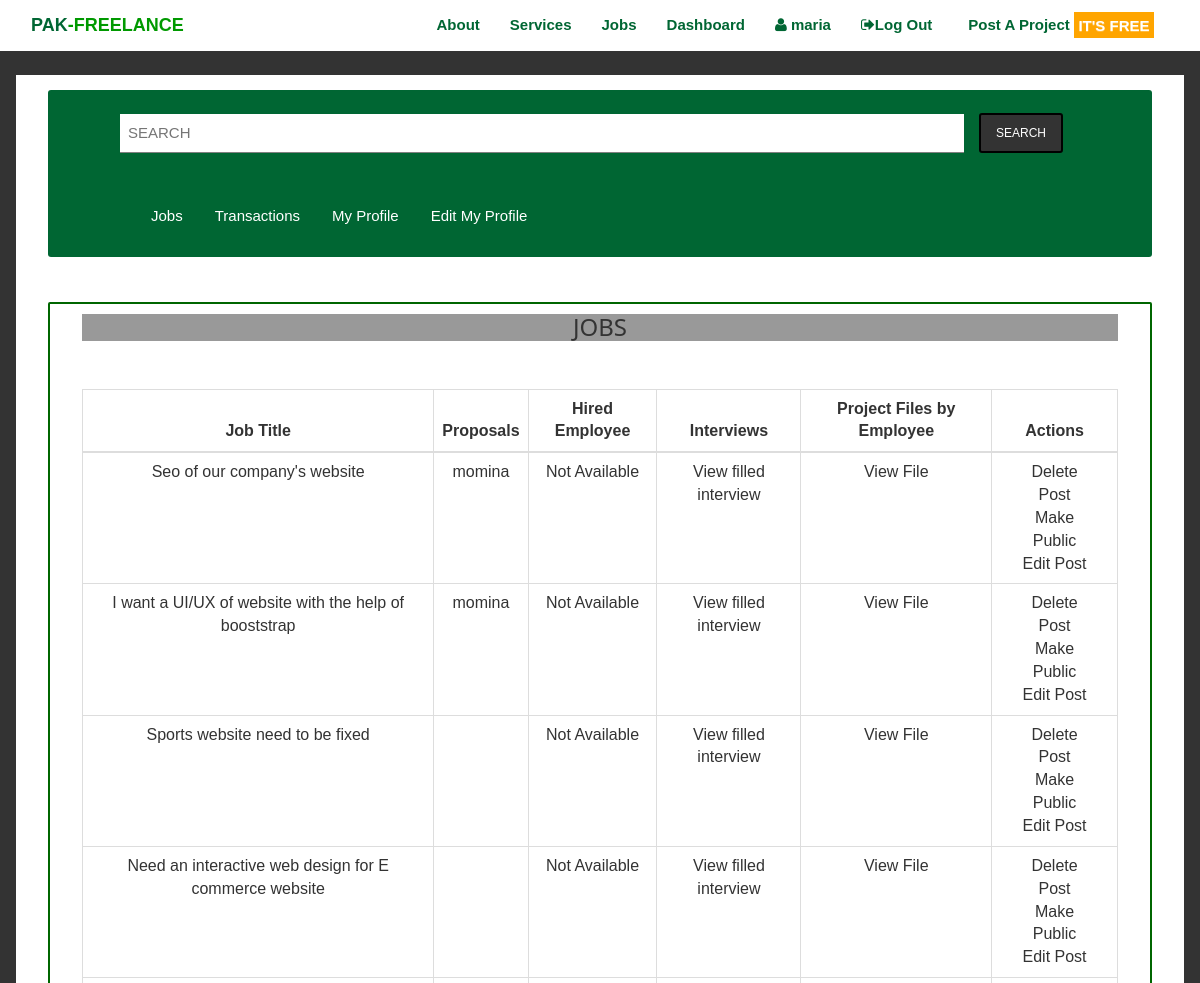
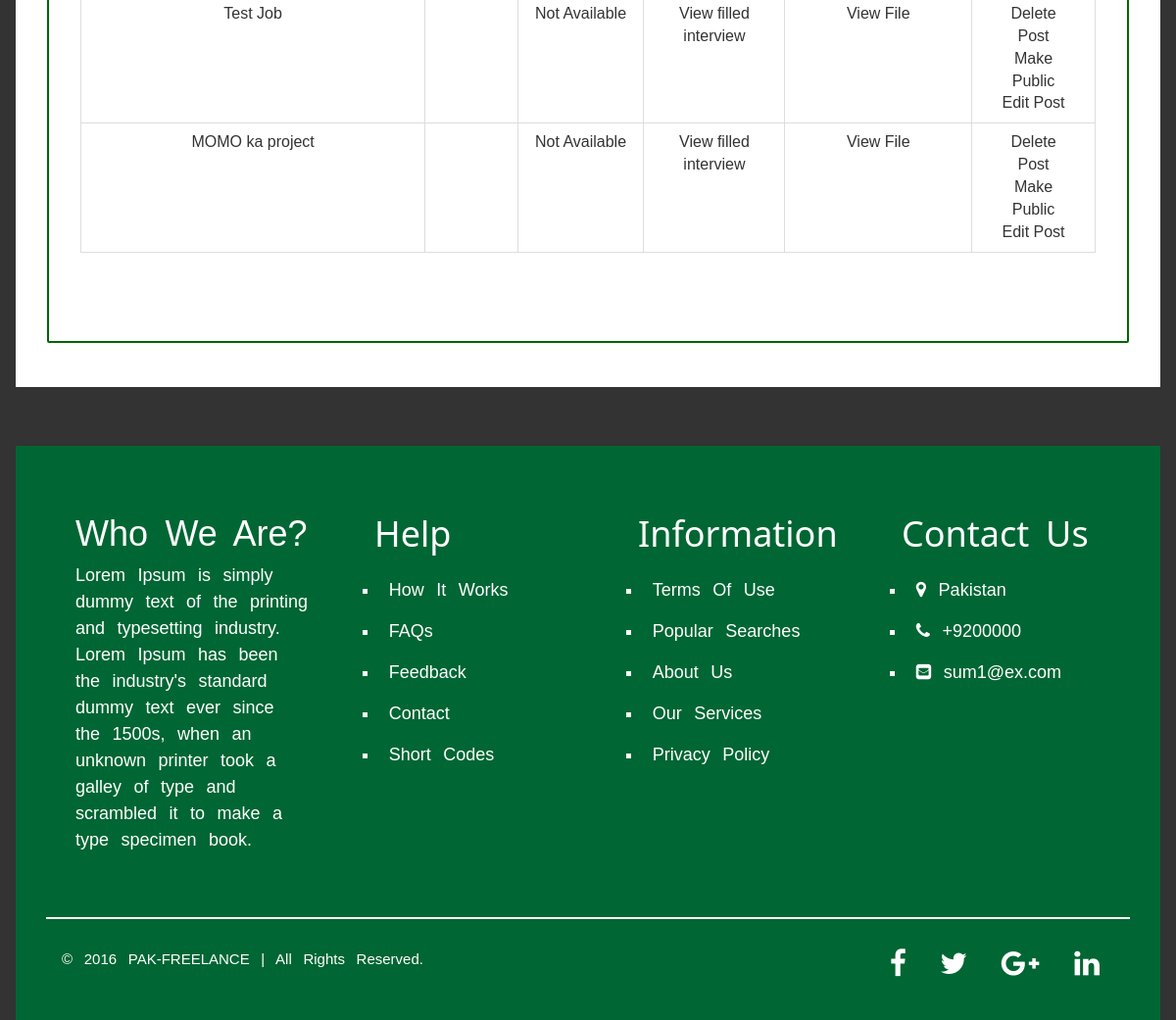
Page /views/client-dashboard-jobs.php (signed in) on the committed database (2 pictures, top to bottom).
### tables this page shows
CREATE TABLE `jobs` (
  `id` int(20) NOT NULL,
  `user_id` int(11) NOT NULL,
  `title` text,
  `catagory` int(20) NOT NULL,
  `skills` text,
  `price_from` int(20) DEFAULT NULL,
  `price_to` int(20) DEFAULT NULL,
  `description` text,
  `career_level` varchar(255) DEFAULT NULL,
  `payment_method` enum('fixed','hourly') NOT NULL,
  `duration` varchar(500) NOT NULL,
  `commitment` varchar(500) NOT NULL,
  `is_deleted` tinyint(1) DEFAULT NULL,
  `status` enum('active','inactive') DEFAULT NULL
);

CREATE TABLE `job_application` (
  `id` int(11) NOT NULL,
  `job_id` int(11) NOT NULL,
  `user_id` int(11) NOT NULL,
  `name_job` text NOT NULL,
  `milestone` text NOT NULL,
  `price` int(11) NOT NULL,
  `description` text NOT NULL,
  `card_number` varchar(255) NOT NULL
);

CREATE TABLE `users` (
  `id` int(11) NOT NULL,
  `full_name` varchar(300) NOT NULL,
  `user_type` enum('client','employee') NOT NULL,
  `email` varchar(300) NOT NULL,
  `password` varchar(300) NOT NULL,
  `description` text NOT NULL,
  `skills` text NOT NULL,
  `company` text NOT NULL,
  `cnic` varchar(500) DEFAULT NULL,
  `credit_card` varchar(500) DEFAULT NULL,
  `phone` varchar(500) DEFAULT NULL,
  `status` enum('inactive','active') NOT NULL DEFAULT 'active',
  `is_deleted` tinyint(1) UNSIGNED ZEROFILL NOT NULL
);

### views/client-dashboard-jobs.php (the view, shortened to what this page needs)
<?PHP
include("header.php"); ?>
    <html xmlns="http://www.w3.org/1999/html">
    <body style="background-color: #333;">
    <section class="w3-container" style="background-color:white !important; margin-top:5em; padding-bottom:3em;">
        <div class="w3-container">
            <div class="w3-container"
                 style="background-color:#063 !important; display:block; border-radius:3px; margin-top:1em; padding-bottom:1em;">
                <ul class="M-No-Style-List" style=" text-decoration:none !important; padding-top:1em;">
                    <li>
                        <div>
                            <form class="w3-form col-sm-10">
                                <input class="w3-input" placeholder="SEARCH" type="search">
                            </form>
                        </div>
                    </li>
                    <li style="padding-top:0.5em;" class="col-sm-2">
                        <button class="btn-small M-button-Grey-to-white M-UniversalBtn btn-sm"><a
                                    style="font-family: Arial" class="M-Universal-Link" href="#"
                                    name="Search">SEARCH</a></button>
                    </li>
                    <?php
                    if (!empty($_SESSION)) {
                        if ($_SESSION['user_type'] == 'employee') {
                            include("employee-green-menu.php");
                        }
                        elseif ($_SESSION['user_type'] == 'client') {
                            include("client-green-menu.php");
                        }
                    }
                    ?>
                </ul>
            </div>
            <div style=" border:2px solid #060; border-radius:2px; margin-left:0em; margin-top:3em; width:100%; padding-bottom:1em;"
                 class="w3-container">
                <ul style="list-style-type:none !important; padding-bottom:3em;" class="w3-container">
                    <li>
                        <h3 class="text-center" style="background-color:#999; margin-bottom:2em;">JOBS</h3>
                    </li>
                    <li>
                        <div>
                            <center>
                                <table class="table table-bordered" style="margin-top:3em;">
                                    <thead>
                                    <tr>
                                        <th class="text-center">Job Title</th>
                                        <th class="text-center">Proposals</th>
                                        <th class="text-center">Hired Employee</th>
                                        <th class="text-center">Interviews</th>
                                        <th class="text-center">Project Files by Employee</th>
                                        <th class="text-center">Actions</th>
                                    </tr>
                                    </thead>
                                    <tbody>
                                    <?php
                                    $haveLoggedInUserID = $_SESSION['USER_ID'];
                                    $haveJobsQuery = $conn->query("SELECT * FROM `jobs` WHERE user_id =$haveLoggedInUserID");
                                    while ($haveJobsDataArray = $haveJobsQuery->fetch_array()) {
                                        ?>
                                        <tr>
                                            <td class="text-center"><?php echo $haveJobsDataArray['title']; ?></td>
                                            <?php
                                            $haveJobID = $haveJobsDataArray['id'];
                                            $haveJobAppllicationQuery = $conn->query("SELECT * FROM `job_application` WHERE job_id =$haveJobID");
                                            ?>
                                            <td class="text-center">
                                                <?php while ($haveJobApplicationProposalArray = $haveJobAppllicationQuery->fetch_array()) {
                                                    $haveApplicantUSerId  =  $haveJobApplicationProposalArray['user_id'];
                                                    $haveJobApplicantNameQuery = $conn->query("SELECT * FROM `users` WHERE id=$haveApplicantUSerId");
                                                    $haveJobApplicantname =  $haveJobApplicantNameQuery->fetch_array();
                                                    ?>
                                                    <span><a href="application-from-employee.php?application_id=<?php echo $haveJobApplicationProposalArray['id']; ?>&emp_name= <?php echo $haveJobApplicantname['full_name']?>&job_name=<?php echo $haveJobsDataArray['title'];?>"
                                                             class="M-Universal-Link"><?php echo $haveJobApplicantname['full_name'] ?></a></span>
                                                    <br>
                                                <?php } ?>
                                            </td>
                                            <td class="text-center"><a href=" Employee Profile.php"
                                                                       class="M-Universal-Link">Not Available</a></td>
                                            <td class="text-center"><a href="interview-client-answered.php"
                                                                       class="M-Universal-Link">View filled
                                                    interview</a>
                                            </td>
                                            <td class="text-center"><a href="project-file-for-client.php"
                                                                       class="M-Universal-Link">View File</a></td>
                                            <td class="text-center">
                                                <div>
                                                    <span class="col-sm-12 text-center"><a class="M-Universal-Link" href="../process/JobsContoller.php?jobAction=DeleteJOB&job_id=<?php echo $haveJobID; ?>">Delete Post</a></span>
                                                </div>
                                                <br>
                                                <div>
                                                    <span class="col-sm-12 text-center"><a class="M-Universal-Link">Make Public</a></span>
                                                </div>
                                                <div>
                                                    <span class="col-sm-12 text-center"><a class="M-Universal-Link"> Edit Post </a></span>
                                                </div>
                                            </td>
                                        </tr>
                                    <?php } ?>
                                    </tbody>
                                </table>
                            </center>
                        </div>
                    </li>
                </ul>
            </div>
        </div>
    </section>
    </body>
    </html>
<?php
include("footer.php");
?>

### STYLE/main1.css (style rules this page uses)
body,p,a,h1,h2,h3,h4,h5,h6,li,footer { font-family:Arial; }
section { font-family: Arial; }
form,input,textarea { font-family:Arial; }
h1,h2,h3,h4,h5,h6,select,option,label { font-family:Arial; }
.M-Universal-Link { text-decoration:none !important; font-family:Arial; text-underline:none; }
.M-No-Style-List { list-style-type:none !important; text-decoration: none !important; font-family:Arial; }
button { border:none; text-decoration:none; display:block; padding:0em; font-family:Arial; text-align:center; border-radius:2px; cursor:pointer; -webkit-transition-duration:0.4s; transition:ease-in-out; transition-duration:0.4s; }
.M-button-Grey-to-white { background-color:#333; color:white; width:7em !important; height:3.3em !important; font-family:Arial; border:2px solid black; }
.M-UniversalBtn { border-radius:1px; font-family:Arial; }

### STYLE/W3STYLE.css (style rules this page uses)
* { -webkit-box-sizing:border-box;-moz-box-sizing:border-box;box-sizing:border-box }
html { -ms-text-size-adjust:100%;-webkit-text-size-adjust:100% }
body { margin:0 }
article,aside,details,figcaption,figure,footer,header,hgroup,main,menu,nav,section,summary { display:block }
a { background-color:transparent }
button,input,select,textarea { font:inherit;margin:0 }
button { overflow:visible }
button,select { text-transform:none }
button,html input[type=button],input[type=reset],input[type=submit] { -webkit-appearance:button;cursor:pointer }
input[type=search] { box-sizing:content-box;-webkit-appearance:textfield;-moz-box-sizing:content-box;-webkit-box-sizing:content-box }
html,body { font-family:Verdana,sans-serif;font-size:15px;line-height:1.5 }
html { overflow-x:hidden }
h1,h2,h3,h4,h5,h6,.w3-slim,.w3-wide { font-family:"Segoe UI",Arial,sans-serif }
h3 { font-size:24px }
h1,h2,h3,h4,h5,h6 { font-weight:400;margin:10px 0 }
a { color:inherit }
table { border-collapse:collapse;border-spacing:0;width:100%;display:table }
table,th,td { border:none }
.w3-input { padding:8px;display:block;border:none;border-bottom:1px solid #808080;width:100% }
.w3-container:after,.w3-row:after,.w3-row-padding:after,.w3-topnav:after,.w3-clear:after,.w3-btn-group:before,.w3-btn-group:after,.w3-btn-bar:before,.w3-btn-bar:after { content:"";display:table;clear:both }
.w3-padding-medium,.w3-padding,.w3-form { padding:8px 16px!important }
.w3-container { padding:0.01em 16px }

### rows in the picture
jobs: title "Seo of our company's website"
job_application: user.full_name "momina"
jobs: title "I want a UI/UX of website with the help of booststrap"
job_application: user.full_name "momina"
jobs: title "Sports website need to be fixed"
jobs: title "Need an interactive web design for E commerce website"
jobs: title "Test Job"
jobs: title "MOMO ka project"

### other values in the picture
$_SESSION['full_name'] "maria"
